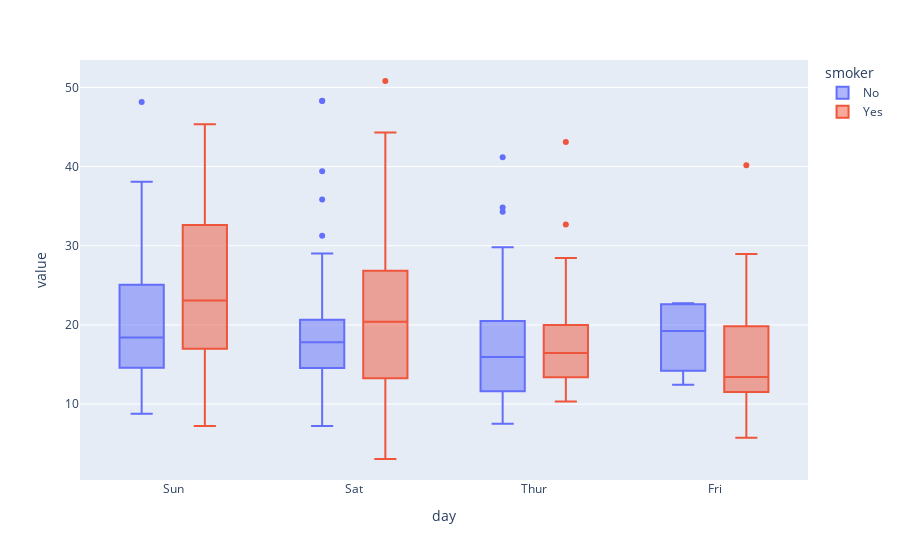

Here is the notebook cell this chart was saved with:
### Code cell
fig = px.box(df, x="day",y="["total_bill"]", color="smoker")
fig

### Figure 1 — Plotly figure (JSON) as saved in the notebook; plotly's stock layout.template omitted (floating-point values rounded to 4 significant figures; data arrays with more than 128 entries replaced by an {"elided": "..."} marker saying what was removed)
{"data": [{"alignmentgroup": "True", "hovertemplate": "smoker=No<br>day=%{x}<br>value=%{y}<extra></extra>", "legendgroup": "No", "marker": {"color": "#636efa"}, "name": "No", "notched": false, "offsetgroup": "No", "orientation": "v", "showlegend": true, "type": "box", "x": {"elided": "151 str values"}, "x0": " ", "xaxis": "x", "y": {"elided": "151 float values"}, "y0": " ", "yaxis": "y"}, {"alignmentgroup": "True", "hovertemplate": "smoker=Yes<br>day=%{x}<br>value=%{y}<extra></extra>", "legendgroup": "Yes", "marker": {"color": "#EF553B"}, "name": "Yes", "notched": false, "offsetgroup": "Yes", "orientation": "v", "showlegend": true, "type": "box", "x": ["Sat", "Sat", "Sat", "Sat", "Sat", "Sat", "Sat", "Sat", "Sat", "Sat", "Sat", "Thur", "Thur", "Fri", "Fri", "Fri", "Fri", "Fri", "Fri", "Fri", "Fri", "Fri", "Sat", "Sat", "Sat", "Sat", "Sat", "Sat", "Thur", "Sun", "Sat", "Sat", "Sat", "Sat", "Sun", "Sun", "Sun", "Sun", "Sun", "Sun", "Sun", "Sun", "Sun", "Sun", "Sun", "Sun", "Sun", "Sun", "Sun", "Sun", "Sun", "Sun", "Thur", "Thur", "Thur", "Thur", "Thur", "Thur", "Thur", "Thur", "Thur", "Thur", "Thur", "Thur", "Thur", "Thur", "Sat", "Sat", "Sat", "Sat", "Sat", "Sat", "Sat", "Sat", "Sat", "Sat", "Sat", "Sat", "Sat", "Fri", "Fri", "Fri", "Fri", "Fri", "Fri", "Sat", "Sat", "Sat", "Sat", "Sat", "Sat", "Sat", "Sat"], "x0": " ", "xaxis": "x", "y": [38.01, 11.24, 20.29, 13.81, 11.02, 18.29, 3.07, 15.01, 26.86, 25.28, 17.92, 19.44, 32.68, 28.97, 5.75, 16.32, 40.17, 27.28, 12.03, 21.01, 11.35, 15.38, 44.3, 22.42, 15.36, 20.49, 25.21, 14.31, 16, 17.51, 10.59, 10.63, 50.81, 15.81, 7.25, 31.85, 16.82, 32.9, 17.89, 14.48, 9.6, 34.63, 34.65, 23.33, 45.35, 23.17, 40.55, 20.9, 30.46, 18.15, 23.1, 15.69, 19.81, 28.44, 15.48, 16.58, 10.34, 43.11, 13, 13.51, 18.71, 12.74, 13, 16.4, 20.53, 16.47, 26.59, 38.73, 24.27, 12.76, 30.06, 25.89, 13.27, 28.17, 12.9, 28.15, 11.59, 7.74, 30.14, 12.16, 13.42, 8.58, 13.42, 16.27, 10.09, 22.12, 24.01, 15.69, 15.53, 12.6, 32.83, 27.18, 22.67], "y0": " ", "yaxis": "y"}], "layout": {"autosize": true, "boxmode": "group", "legend": {"title": {"text": "smoker"}, "tracegroupgap": 0}, "margin": {"t": 60}, "xaxis": {"anchor": "y", "autorange": true, "domain": [0, 1], "range": [-0.5225, 3.523], "title": {"text": "day"}, "type": "category"}, "yaxis": {"anchor": "x", "autorange": true, "domain": [0, 1], "range": [0.4178, 53.46], "title": {"text": "value"}, "type": "linear"}}}
